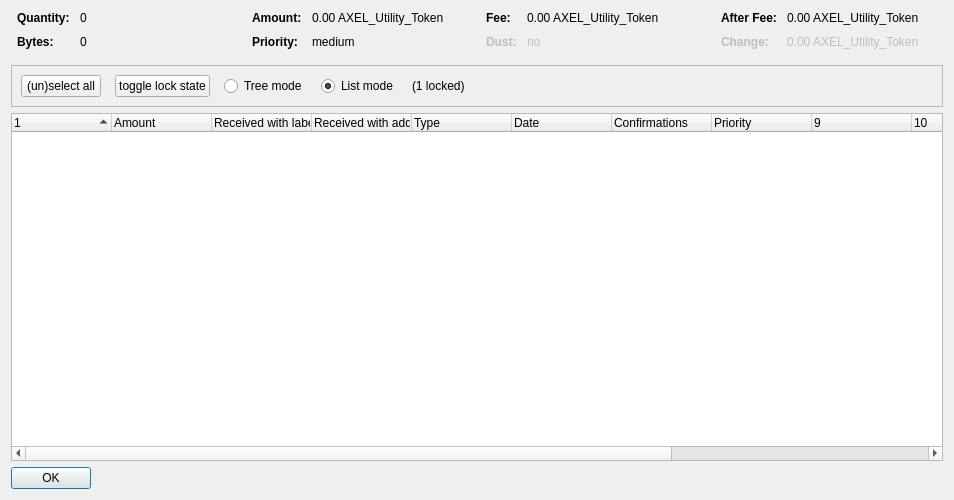
<?xml version="1.0" encoding="UTF-8"?>
<ui version="4.0">
 <class>CoinControlDialog</class>
 <widget class="QDialog" name="CoinControlDialog">
  <property name="geometry">
   <rect>
    <x>0</x>
    <y>0</y>
    <width>954</width>
    <height>500</height>
   </rect>
  </property>
  <property name="windowTitle">
   <string>Coin Selection</string>
  </property>
  <layout class="QVBoxLayout" name="verticalLayout">
   <item>
    <layout class="QHBoxLayout" name="horizontalLayoutTop" stretch="0,0,0,0">
     <property name="topMargin">
      <number>0</number>
     </property>
     <property name="bottomMargin">
      <number>10</number>
     </property>
     <item>
      <layout class="QFormLayout" name="formLayoutCoinControl1">
       <property name="horizontalSpacing">
        <number>10</number>
       </property>
       <property name="verticalSpacing">
        <number>10</number>
       </property>
       <property name="leftMargin">
        <number>6</number>
       </property>
       <property name="rightMargin">
        <number>6</number>
       </property>
       <item row="0" column="0">
        <widget class="QLabel" name="labelCoinControlQuantityText">
         <property name="font">
          <font>
           <weight>75</weight>
           <bold>true</bold>
          </font>
         </property>
         <property name="text">
          <string>Quantity:</string>
         </property>
        </widget>
       </item>
       <item row="0" column="1">
        <widget class="QLabel" name="labelCoinControlQuantity">
         <property name="cursor">
          <cursorShape>IBeamCursor</cursorShape>
         </property>
         <property name="contextMenuPolicy">
          <enum>Qt::ActionsContextMenu</enum>
         </property>
         <property name="text">
          <string notr="true">0</string>
         </property>
         <property name="textInteractionFlags">
          <set>Qt::LinksAccessibleByMouse|Qt::TextSelectableByKeyboard|Qt::TextSelectableByMouse</set>
         </property>
        </widget>
       </item>
       <item row="1" column="0">
        <widget class="QLabel" name="labelCoinControlBytesText">
         <property name="font">
          <font>
           <weight>75</weight>
           <bold>true</bold>
          </font>
         </property>
         <property name="text">
          <string>Bytes:</string>
         </property>
        </widget>
       </item>
       <item row="1" column="1">
        <widget class="QLabel" name="labelCoinControlBytes">
         <property name="cursor">
          <cursorShape>IBeamCursor</cursorShape>
         </property>
         <property name="contextMenuPolicy">
          <enum>Qt::ActionsContextMenu</enum>
         </property>
         <property name="text">
          <string notr="true">0</string>
         </property>
         <property name="textInteractionFlags">
          <set>Qt::LinksAccessibleByMouse|Qt::TextSelectableByKeyboard|Qt::TextSelectableByMouse</set>
         </property>
        </widget>
       </item>
      </layout>
     </item>
     <item>
      <layout class="QFormLayout" name="formLayoutCoinControl2">
       <property name="horizontalSpacing">
        <number>10</number>
       </property>
       <property name="verticalSpacing">
        <number>10</number>
       </property>
       <property name="leftMargin">
        <number>6</number>
       </property>
       <property name="rightMargin">
        <number>6</number>
       </property>
       <item row="0" column="0">
        <widget class="QLabel" name="labelCoinControlAmountText">
         <property name="font">
          <font>
           <weight>75</weight>
           <bold>true</bold>
          </font>
         </property>
         <property name="text">
          <string>Amount:</string>
         </property>
        </widget>
       </item>
       <item row="0" column="1">
        <widget class="QLabel" name="labelCoinControlAmount">
         <property name="cursor">
          <cursorShape>IBeamCursor</cursorShape>
         </property>
         <property name="contextMenuPolicy">
          <enum>Qt::ActionsContextMenu</enum>
         </property>
         <property name="text">
          <string notr="true">0.00 AXEL_Utility_Token</string>
         </property>
         <property name="textInteractionFlags">
          <set>Qt::LinksAccessibleByMouse|Qt::TextSelectableByKeyboard|Qt::TextSelectableByMouse</set>
         </property>
        </widget>
       </item>
       <item row="1" column="0">
        <widget class="QLabel" name="labelCoinControlPriorityText">
         <property name="font">
          <font>
           <weight>75</weight>
           <bold>true</bold>
          </font>
         </property>
         <property name="text">
          <string>Priority:</string>
         </property>
        </widget>
       </item>
       <item row="1" column="1">
        <widget class="QLabel" name="labelCoinControlPriority">
         <property name="cursor">
          <cursorShape>IBeamCursor</cursorShape>
         </property>
         <property name="contextMenuPolicy">
          <enum>Qt::ActionsContextMenu</enum>
         </property>
         <property name="text">
          <string>medium</string>
         </property>
         <property name="textInteractionFlags">
          <set>Qt::LinksAccessibleByMouse|Qt::TextSelectableByKeyboard|Qt::TextSelectableByMouse</set>
         </property>
        </widget>
       </item>
      </layout>
     </item>
     <item>
      <layout class="QFormLayout" name="formLayoutCoinControl3">
       <property name="horizontalSpacing">
        <number>10</number>
       </property>
       <property name="verticalSpacing">
        <number>10</number>
       </property>
       <property name="leftMargin">
        <number>6</number>
       </property>
       <property name="rightMargin">
        <number>6</number>
       </property>
       <item row="0" column="0">
        <widget class="QLabel" name="labelCoinControlFeeText">
         <property name="font">
          <font>
           <weight>75</weight>
           <bold>true</bold>
          </font>
         </property>
         <property name="text">
          <string>Fee:</string>
         </property>
        </widget>
       </item>
       <item row="0" column="1">
        <widget class="QLabel" name="labelCoinControlFee">
         <property name="cursor">
          <cursorShape>IBeamCursor</cursorShape>
         </property>
         <property name="contextMenuPolicy">
          <enum>Qt::ActionsContextMenu</enum>
         </property>
         <property name="text">
          <string notr="true">0.00 AXEL_Utility_Token</string>
         </property>
         <property name="textInteractionFlags">
          <set>Qt::LinksAccessibleByMouse|Qt::TextSelectableByKeyboard|Qt::TextSelectableByMouse</set>
         </property>
        </widget>
       </item>
       <item row="1" column="0">
        <widget class="QLabel" name="labelCoinControlLowOutputText">
         <property name="enabled">
          <bool>false</bool>
         </property>
         <property name="font">
          <font>
           <weight>75</weight>
           <bold>true</bold>
          </font>
         </property>
         <property name="text">
          <string>Dust:</string>
         </property>
        </widget>
       </item>
       <item row="1" column="1">
        <widget class="QLabel" name="labelCoinControlLowOutput">
         <property name="enabled">
          <bool>false</bool>
         </property>
         <property name="cursor">
          <cursorShape>IBeamCursor</cursorShape>
         </property>
         <property name="contextMenuPolicy">
          <enum>Qt::ActionsContextMenu</enum>
         </property>
         <property name="text">
          <string>no</string>
         </property>
         <property name="textInteractionFlags">
          <set>Qt::LinksAccessibleByMouse|Qt::TextSelectableByKeyboard|Qt::TextSelectableByMouse</set>
         </property>
        </widget>
       </item>
      </layout>
     </item>
     <item>
      <layout class="QFormLayout" name="formLayoutCoinControl4">
       <property name="horizontalSpacing">
        <number>10</number>
       </property>
       <property name="verticalSpacing">
        <number>10</number>
       </property>
       <property name="leftMargin">
        <number>6</number>
       </property>
       <property name="rightMargin">
        <number>6</number>
       </property>
       <item row="0" column="0">
        <widget class="QLabel" name="labelCoinControlAfterFeeText">
         <property name="font">
          <font>
           <weight>75</weight>
           <bold>true</bold>
          </font>
         </property>
         <property name="text">
          <string>After Fee:</string>
         </property>
        </widget>
       </item>
       <item row="0" column="1">
        <widget class="QLabel" name="labelCoinControlAfterFee">
         <property name="cursor">
          <cursorShape>IBeamCursor</cursorShape>
         </property>
         <property name="contextMenuPolicy">
          <enum>Qt::ActionsContextMenu</enum>
         </property>
         <property name="text">
          <string notr="true">0.00 AXEL_Utility_Token</string>
         </property>
         <property name="textInteractionFlags">
          <set>Qt::LinksAccessibleByMouse|Qt::TextSelectableByKeyboard|Qt::TextSelectableByMouse</set>
         </property>
        </widget>
       </item>
       <item row="1" column="0">
        <widget class="QLabel" name="labelCoinControlChangeText">
         <property name="enabled">
          <bool>false</bool>
         </property>
         <property name="font">
          <font>
           <weight>75</weight>
           <bold>true</bold>
          </font>
         </property>
         <property name="text">
          <string>Change:</string>
         </property>
        </widget>
       </item>
       <item row="1" column="1">
        <widget class="QLabel" name="labelCoinControlChange">
         <property name="enabled">
          <bool>false</bool>
         </property>
         <property name="cursor">
          <cursorShape>IBeamCursor</cursorShape>
         </property>
         <property name="contextMenuPolicy">
          <enum>Qt::ActionsContextMenu</enum>
         </property>
         <property name="text">
          <string notr="true">0.00 AXEL_Utility_Token</string>
         </property>
         <property name="textInteractionFlags">
          <set>Qt::LinksAccessibleByMouse|Qt::TextSelectableByKeyboard|Qt::TextSelectableByMouse</set>
         </property>
        </widget>
       </item>
      </layout>
     </item>
    </layout>
   </item>
   <item>
    <widget class="QFrame" name="frame">
     <property name="minimumSize">
      <size>
       <width>0</width>
       <height>40</height>
      </size>
     </property>
     <property name="frameShape">
      <enum>QFrame::StyledPanel</enum>
     </property>
     <property name="frameShadow">
      <enum>QFrame::Sunken</enum>
     </property>
     <layout class="QHBoxLayout" name="horizontalLayout">
      <item>
       <layout class="QHBoxLayout" name="horizontalLayoutPanel" stretch="0,0,0,0,0,0">
        <property name="spacing">
         <number>14</number>
        </property>
        <item>
         <widget class="QPushButton" name="pushButtonSelectAll">
          <property name="sizePolicy">
           <sizepolicy hsizetype="Maximum" vsizetype="Fixed">
            <horstretch>0</horstretch>
            <verstretch>0</verstretch>
           </sizepolicy>
          </property>
          <property name="text">
           <string>(un)select all</string>
          </property>
          <property name="autoDefault">
           <bool>false</bool>
          </property>
         </widget>
        </item>
        <item>
         <widget class="QPushButton" name="pushButtonToggleLock">
          <property name="sizePolicy">
           <sizepolicy hsizetype="Maximum" vsizetype="Fixed">
            <horstretch>0</horstretch>
            <verstretch>0</verstretch>
           </sizepolicy>
          </property>
          <property name="text">
           <string>toggle lock state</string>
          </property>
          <property name="autoDefault">
           <bool>false</bool>
          </property>
         </widget>
        </item>
        <item>
         <widget class="QRadioButton" name="radioTreeMode">
          <property name="sizePolicy">
           <sizepolicy hsizetype="Maximum" vsizetype="Fixed">
            <horstretch>0</horstretch>
            <verstretch>0</verstretch>
           </sizepolicy>
          </property>
          <property name="text">
           <string>Tree mode</string>
          </property>
         </widget>
        </item>
        <item>
         <widget class="QRadioButton" name="radioListMode">
          <property name="sizePolicy">
           <sizepolicy hsizetype="Maximum" vsizetype="Fixed">
            <horstretch>0</horstretch>
            <verstretch>0</verstretch>
           </sizepolicy>
          </property>
          <property name="text">
           <string>List mode</string>
          </property>
          <property name="checked">
           <bool>true</bool>
          </property>
         </widget>
        </item>
        <item>
         <widget class="QLabel" name="labelLocked">
          <property name="text">
           <string>(1 locked)</string>
          </property>
         </widget>
        </item>
        <item>
         <spacer name="horizontalSpacer">
          <property name="orientation">
           <enum>Qt::Horizontal</enum>
          </property>
          <property name="sizeHint" stdset="0">
           <size>
            <width>40</width>
            <height>20</height>
           </size>
          </property>
         </spacer>
        </item>
       </layout>
      </item>
     </layout>
    </widget>
   </item>
   <item>
    <widget class="CoinControlTreeWidget" name="treeWidget">
     <property name="contextMenuPolicy">
      <enum>Qt::CustomContextMenu</enum>
     </property>
     <property name="sortingEnabled">
      <bool>false</bool>
     </property>
     <property name="columnCount">
      <number>13</number>
     </property>
     <attribute name="headerShowSortIndicator" stdset="0">
      <bool>true</bool>
     </attribute>
     <attribute name="headerStretchLastSection">
      <bool>false</bool>
     </attribute>
     <column>
      <property name="text">
       <string/>
      </property>
     </column>
     <column>
      <property name="text">
       <string>Amount</string>
      </property>
     </column>
     <column>
      <property name="text">
       <string>Received with label</string>
      </property>
     </column>
     <column>
      <property name="text">
       <string>Received with address</string>
      </property>
     </column>
     <column>
      <property name="text">
	<string>Type</string>
      </property>
     </column>
     <column>
      <property name="text">
       <string>Date</string>
      </property>
     </column>
     <column>
      <property name="text">
       <string>Confirmations</string>
      </property>
      <property name="toolTip">
       <string>Confirmed</string>
      </property>
     </column>
     <column>
      <property name="text">
       <string>Priority</string>
      </property>
     </column>
     <column>
      <property name="text">
       <string/>
      </property>
     </column>
     <column>
      <property name="text">
       <string/>
      </property>
     </column>
     <column>
      <property name="text">
       <string/>
      </property>
     </column>
     <column>
      <property name="text">
       <string/>
      </property>
     </column>
     <column>
      <property name="text">
       <string/>
      </property>
     </column>
    </widget>
   </item>
   <item>
    <widget class="QDialogButtonBox" name="buttonBox">
     <property name="sizePolicy">
      <sizepolicy hsizetype="Maximum" vsizetype="Fixed">
       <horstretch>0</horstretch>
       <verstretch>0</verstretch>
      </sizepolicy>
     </property>
     <property name="orientation">
      <enum>Qt::Horizontal</enum>
     </property>
     <property name="standardButtons">
      <set>QDialogButtonBox::Ok</set>
     </property>
    </widget>
   </item>
  </layout>
 </widget>
 <customwidgets>
  <customwidget>
   <class>CoinControlTreeWidget</class>
   <extends>QTreeWidget</extends>
   <header>coincontroltreewidget.h</header>
  </customwidget>
 </customwidgets>
 <resources/>
 <connections/>
</ui>
